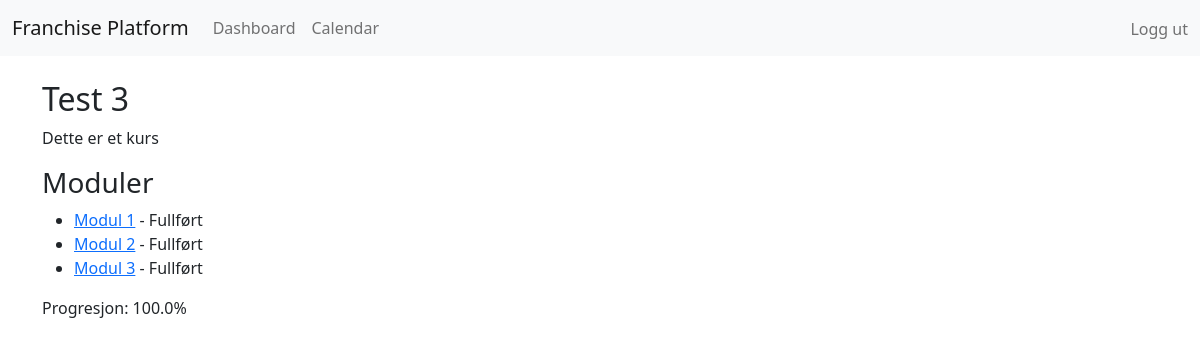
Screenshot of /kurs/3/ (signed in) with the database file from the repository.
### kurs/models.py (models this page shows, shortened)
class Kurs(models.Model):
    navn = models.CharField(max_length=100)
    beskrivelse = models.TextField()

class Modul(models.Model):
    kurs = models.ForeignKey(Kurs, related_name='moduler', on_delete=models.CASCADE)
    navn = models.CharField(max_length=100)
    beskrivelse = models.TextField()

### kurs/views.py (the view)
# urls.py: path('<int:kurs_id>/', views.kurs_detaljer, name='kurs_detaljer'),
@login_required
def kurs_detaljer(request, kurs_id):
    kurs = get_object_or_404(Kurs, pk=kurs_id)
    moduler = Modul.objects.filter(kurs=kurs)
    fullforte_moduler = FullfortModul.objects.filter(bruker=request.user, modul__kurs=kurs)
    fullforte_moduler_ids = fullforte_moduler.values_list('modul_id', flat=True)
    total_moduler = moduler.count()
    fullforte_moduler_count = fullforte_moduler.count()
    progresjon = (fullforte_moduler_count / total_moduler) * 100 if total_moduler > 0 else 0
    context = {
        'kurs': kurs,
        'moduler': moduler,
        'fullforte_moduler_ids': fullforte_moduler_ids,
        'progresjon': progresjon,
    }
    return render(request, 'kurs/kurs_detaljer.html', context)

### kurs/templates/kurs/kurs_detaljer.html (shortened to what this page needs)
{% extends "base.html" %}
{% block content %}
<h2>{{ kurs.navn }}</h2>
<p>{{ kurs.beskrivelse }}</p>
<h3>Moduler</h3>
<ul>
    {% for modul in moduler %}
        <li>
            <a href="{% url 'modul_detaljer' modul.id %}">{{ modul.navn }}</a>
            {% if modul.id in fullforte_moduler_ids %}
                - Fullført
            {% endif %}
        </li>
    {% endfor %}
</ul>
<p>Progresjon: {{ progresjon }}%</p>
{% endblock %}

### rows the page displays
Kurs: navn "Test 3", beskrivelse "Dette er et kurs"
Modul: navn "Modul 1", shows "- Fullført"
Modul: navn "Modul 2", shows "- Fullført"
Modul: navn "Modul 3", shows "- Fullført"

### other values shown
{{ progresjon }} "100.0"
